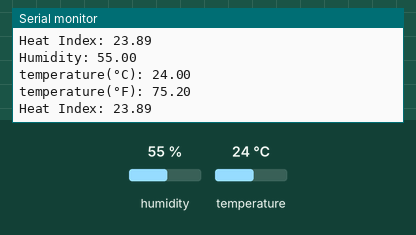
The sketch below on a simulated Arduino Mega 2560, built with avr-gcc and run on an emulated ATmega2560. On the bench: the last lines printed to the serial monitor. Inputs (shaded band) come from the test bench; at power-on: humidity 55 %, temperature 24 °C.

Above: at 3.8 s.
3.9 s: humidity set to 22 %
At 6.6 s:
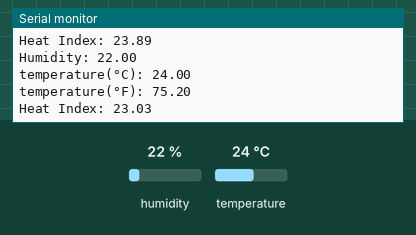
7.9 s: temperature set to 12 °C
At 10.5 s:
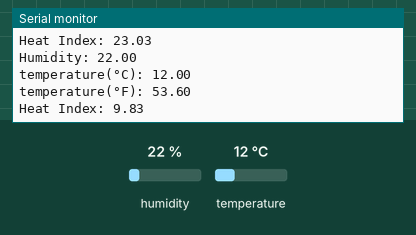
11.9 s: humidity set to 40 %
At 13.2 s:
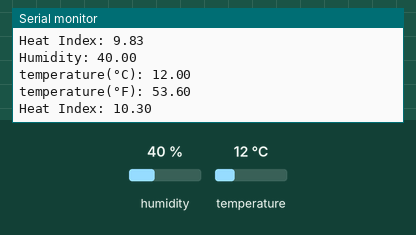
Timing chart, 0 to 14.9 s (numbered marks = the images above; inputs shaded):
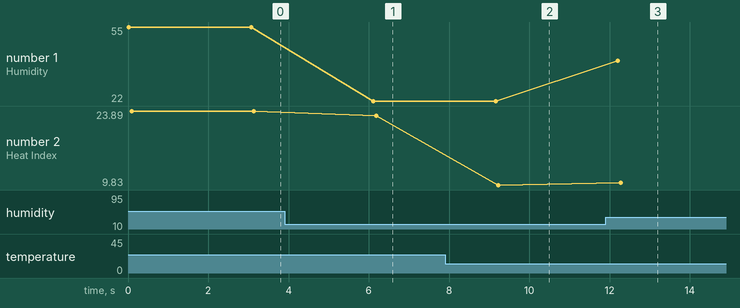

Measured:
- after the input at 3.9 s, the serial monitor: prints a new line after 2.2 s (image 1)
- after the input at 7.9 s, the serial monitor: prints a new line after 1.3 s (image 2)
- after the input at 11.9 s, the serial monitor: prints a new line after 0.30 s (image 3)
- plotted number 1: 55 → 22 after the input at 3.9 s, 22 → 40 after the input at 11.9 s
- plotted number 2: 23.89 → 23.03 after the input at 3.9 s, 23.03 → 9.83 after the input at 7.9 s, 9.83 → 10.3 after the input at 11.9 s

The sketch:

Arduino-Mega-DHTSensor.ino
```cpp
#include <DHT.h>

#define DHTPIN 7 //Pin Number in your board
#define DHTTYPE DHT11
// #define DHTTTYPE DHT22
// #define DHTTYPE DHT21
DHT dht(DHTPIN, DHTTYPE);

float temperature, humidity, fahreheit, heatIndex;


void setup() {
  Serial.begin(9600);
  dht.begin();
  Serial.println("DHTxx Reading");
}

void loop() {
  temperature = dht.readTemperature();
  humidity = dht.readHumidity();
  fahreheit = dht.readTemperature(true);
  heatIndex = dht.computeHeatIndex(temperature, humidity, false);

  if(isnan(temperature)|| isnan(fahreheit) || isnan(humidity) || isnan(heatIndex) ){
    Serial.println("Failed to read from DHT sensor");
    return;
  }

  Serial.print("Humidity: ");
  Serial.println(humidity);

  Serial.print("temperature(°C): ");
  Serial.println(temperature);

  Serial.print("temperature(°F): ");
  Serial.println(fahreheit);

  Serial.print("Heat Index: ");
  Serial.println(heatIndex);

  delay(3000);


}
```
